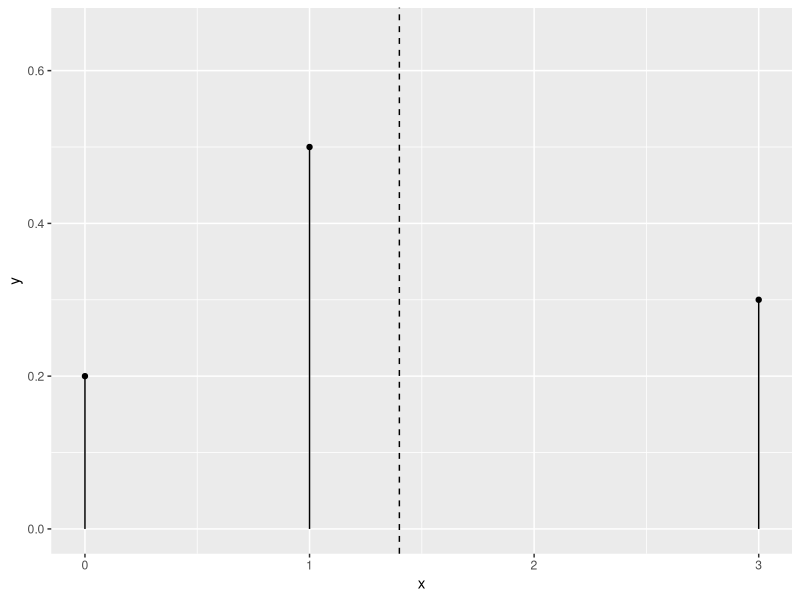
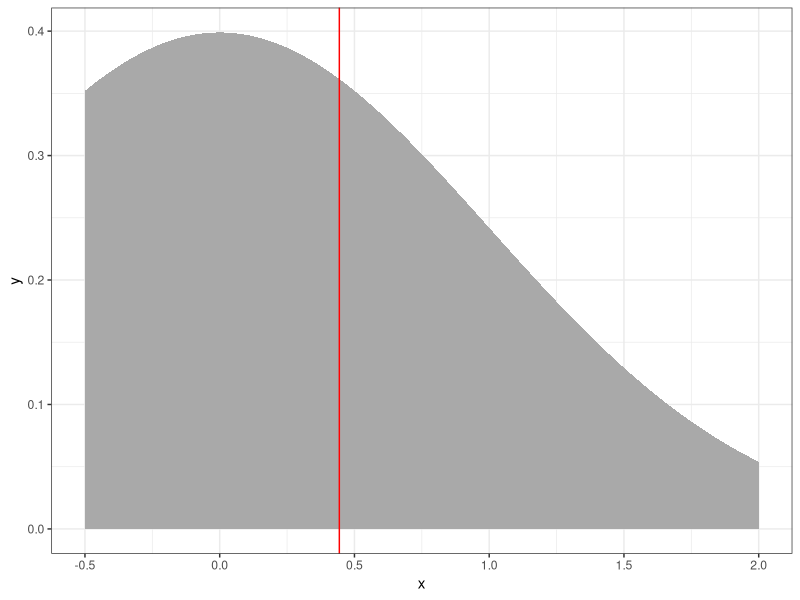
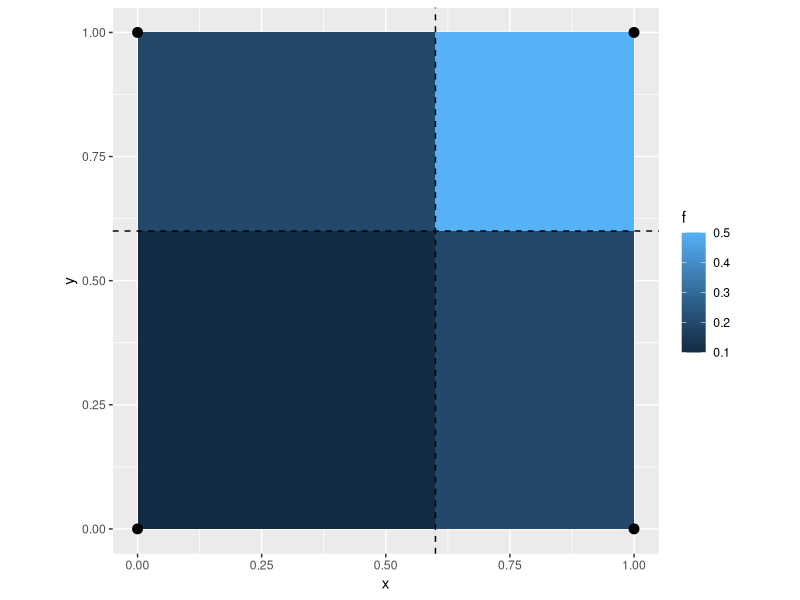

Generate these figures, in order, with R:
## ---- chunk 1
library(tidyverse)
knitr::opts_chunk$set(fig.height=5, fig.width=8.5, fig.align="center", warning = F, message = F)
## ---- chunk 2
dat <- tibble(x = c(0, 0, 1, 1, 3, 3), y = c(0, .2, 0, .5, 0, .3), item = c(1, 1, 2, 2, 3, 3), type = rep(c("bottom", "top"), 3)) 

dat|> 
  ggplot(aes(x = x, y = y, group = item)) + 
  geom_line() + 
  geom_point(data = filter(dat, type == "top")) + 
  expand_limits(y = .65) +
  geom_vline(xintercept = .5*1 + .3*3, lty = 2)
## ---- chunk 3
x <- c(0, 0, 1, 1, 1, 1, 1, 3, 3, 3)
mean(x)
## ---- chunk 4
xs <- seq(-.5, 2, by =.01)
ys <- dnorm(xs)

# get expectation numerically -- two options

# weighted sum of xs in my sequence
ex1 <- sum(xs*ys)/sum(ys)

# average of a sample
x_samp0 <- rnorm(100000)
x_samp <- x_samp0[x_samp0 > -.5 & x_samp0 < 2]
ex2 <- mean(x_samp)

# plot it
tibble(x = c(-.5, xs, 2), y = c(0, ys, 0)) |> 
  ggplot(aes(x = x, y = y)) + 
  geom_polygon(fill = "darkgray") + 
  theme_bw() + 
  geom_vline(xintercept = ex1, col = "red") # +
  # geom_vline(xintercept = ex2, col = "blue") # 

## ---- chunk 5
ex <- 6/10
ey <- 6/10
bind_rows(
  tibble(x = c(0, 0, ex, ex), y = c(ey, 0, 0, ey), lab = rep("A", 4), f = 1/10),
  tibble(x = c(0, 0, ex, ex), y = c(ey, 1, 1, ey), lab = rep("B", 4), f = 1/5),
  tibble(x = c(1, 1, ex, ex), y = c(ey, 0, 0, ey), lab = rep("C", 4), f = 1/5),
  tibble(x = c(1, 1, ex, ex), y = c(ey, 1, 1, ey), lab = rep("D", 4), f = 1/2)
  ) -> dat

dat |> 
  ggplot(aes(x = x, y = y, group = lab)) +
  geom_polygon(aes(fill = f)) + # , col = "black") + 
  geom_vline(xintercept = ex, lty = 2) + 
  geom_hline(yintercept = ey, lty = 2) +
  geom_point(data = tibble(x = c(0, 0, 1, 1), y = c(0, 1, 0, 1), lab = LETTERS[1:4]), size = 3) + 
  labs(alpha = "f(x, y)") + 
  coord_fixed() -> gg 

gg
